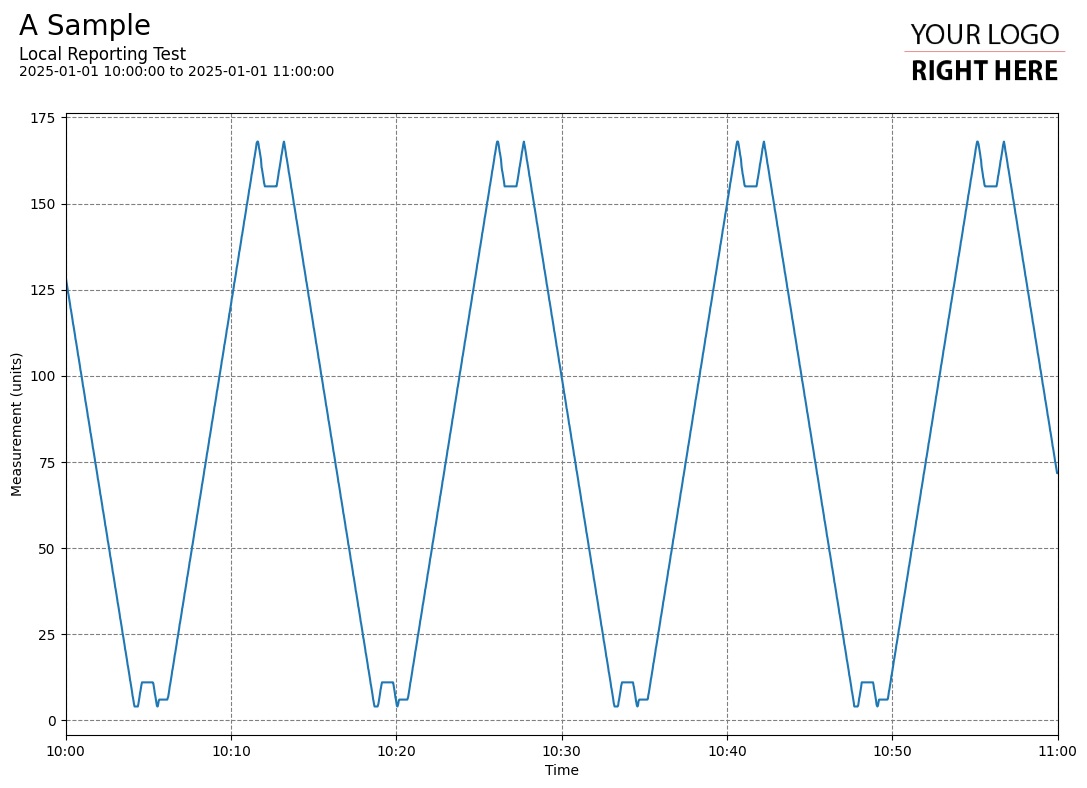

Source code (Python):
import os
import sys

#Add the parent directory to the path - this is where MPLReport and settings are normally found.
#sys.path.insert(0,os.path.dirname(os.path.dirname(__file__)))

#For this example, we import the functions in the 'src' folder instead. For real applications, comment this line out and uncomment the line above...
sys.path.insert(0,os.path.dirname(__file__) + "/../src")

import datetime
import mplreport

@mplreport.ardireport("A Sample")
def CreateReport(report,args):

    #Create a page containing a single plot.
    fig,ax = report.CreatePage(1)

    #Print a title block for the page.
    report.Title()    
    
    #Prepare an ARDI query
    query = "('Shearer') ASSET ('Closest Support') PROPERTY VALUES"

    #Get Query Results, along with metadata
    rdata = report.FetchHistory(query)

    #Get the pandas dataframe
    df = rdata.data

    #------------Start Report Body
    
    #Plot every column as a line graph
    for c in df.columns:
        ax.plot(df[c])

    #Make the report pretty

    ax.set_xlabel("Time")
    ax.set_ylabel("Measurement (units)")
    ax.margins(x=0)
    report.Grid(ax)
    report.TimeAxis(ax.xaxis)

    #------------Finish Report Body

    #Save this report out.
    report.Save()
